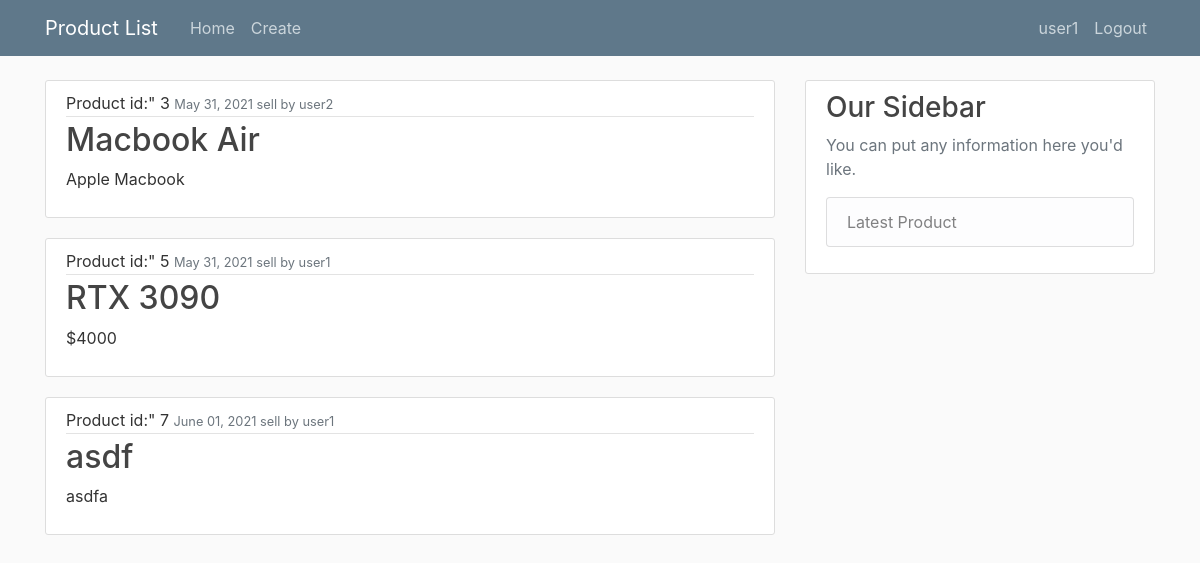
The app's page / (signed in) with its own data.
### productapp/models.py (models this page shows, shortened)
class product(models.Model):
	product_id=models.AutoField(primary_key = True)
	product_name=models.CharField(max_length=100)
	date_created=models.DateTimeField(auto_now_add=True)
	product_detail=models.CharField(max_length=9999, default="")
	seller=models.ForeignKey(User, on_delete=models.CASCADE)
	product_image=models.ImageField(default="default.jpg", upload_to="product_image")
	catetgory = models.CharField(max_length=999, default="None")

### productapp/views.py (the view)
# urls.py: path('', ProductListView.as_view(), name="product-home"),
class ProductListView(ListView):
	model = product
	template_name = "productapp/home.html"
	context_object_name = "products"
	ordering = ["product_id"]

### productapp/templates/productapp/home.html
{% extends "productapp/base.html" %}
{% block content %}
  {% for product in products %}
        <article class="media content-section">
          <div class="media-body">
            <div class="article-metadata">
              Product id:" {{ product.product_id }}
              <small class="text-muted">{{ product.date_created|date:"F d, Y" }} sell by {{ product.seller }}</small>
            </div>
            <h2><a class="article-title" href="{% url 'product-detail' product.product_id %}">{{ product.product_name }}</a></h2>
            <p class="article-content">{{ product.product_detail }}</p>
          </div>
        </article>
    {% endfor %}
{% endblock content %}

### productapp/templates/productapp/base.html (shortened to what this page needs)
{% load static %}
<!DOCTYPE html>
<html lang="en">
<head>
  <link rel="stylesheet" href="https://maxcdn.bootstrapcdn.com/bootstrap/4.0.0/css/bootstrap.min.css">
  <link rel="stylesheet" type="text/css" href="{% static 'productapp/main.css' %}">
</head>
<body>
  <header class="site-header">
      <nav class="navbar navbar-expand-md navbar-dark bg-steel fixed-top">
        <div class="container">
          <a class="navbar-brand mr-4" href="{% url 'product-home' %}">Product List</a>
          <div class="collapse navbar-collapse" id="navbarToggle">
            <div class="navbar-nav mr-auto">
              <a class="nav-item nav-link" href="{% url 'product-home' %}">Home</a>
              <a class="nav-item nav-link" href="{% url 'product-create' %}">Create</a>
            </div>
            <div class="navbar-nav">
              {% if user.is_authenticated %}
                <a class="nav-item nav-link"> {{ user.username }}</a>
                <a class="nav-item nav-link" href="{% url 'logout' %}">Logout</a>
              {% else %}
                <a class="nav-item nav-link" href="{% url 'login' %}">Login</a>
                <a class="nav-item nav-link" href="{% url 'register' %}">Register</a>
              {% endif %}
            </div>
          </div>
        </div>
      </nav>
    </header>
    <main role="main" class="container">
      <div class="row">
        <div class="col-md-8">
          {% block content %}{% endblock %}
        </div>
        <div class="col-md-4">
          <div class="content-section">
            <h3>Our Sidebar</h3>
            <p class='text-muted'>You can put any information here you'd like.
              <ul class="list-group">
                <li class="list-group-item list-group-item-light">Latest Product</li>
              </ul>
            </p>
          </div>
        </div>
      </div>
    </main>
</body>
</html>

### productapp/static/productapp/main.css (style rules this page uses)
body { background: #fafafa; color: #333333; margin-top: 5rem; }
h1, h2, h3, h4, h5, h6 { color: #444444; }
ul { margin: 0; }
.bg-steel { background-color: #5f788a; }
.site-header .navbar-nav .nav-link { color: #cbd5db; }
.content-section { background: #ffffff; padding: 10px 20px; border: 1px solid #dddddd; border-radius: 3px; margin-bottom: 20px; }
.article-title { color: #444444; }
.article-content { white-space: pre-line; }
.article-metadata { padding-bottom: 1px; margin-bottom: 4px; border-bottom: 1px solid #e3e3e3 }

### records on screen
product: product_id "3", date_created "May 31, 2021", seller "user2", product_name "Macbook Air", product_detail "Apple Macbook"
product: product_id "5", date_created "May 31, 2021", seller "user1", product_name "RTX 3090", product_detail "$4000"
product: product_id "7", date_created "June 01, 2021", seller "user1", product_name "asdf", product_detail "asdfa"

### other values on screen
{{ user.username }} "user1"
